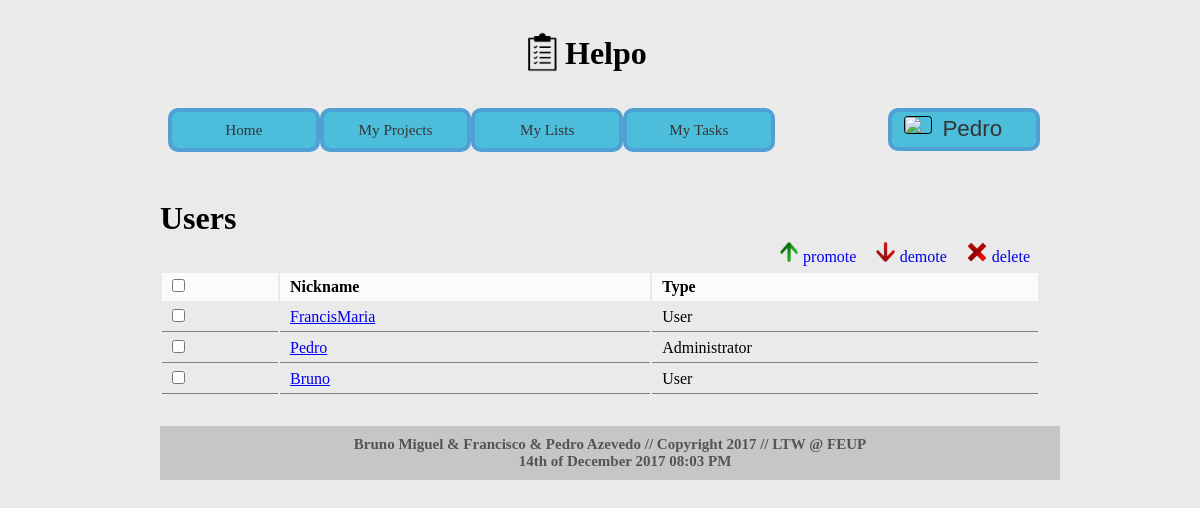
Page /users_page.php (signed in) on the committed database.
### tables this page shows
CREATE TABLE users (
	USER_ID  	INTEGER PRIMARY KEY AUTOINCREMENT,
	ROLE 		INTEGER,
	USERNAME 	VARCHAR(30) NOT NULL,
	PASSWORD 	VARCHAR(30) NOT NULL,
	EMAIL 		TEXT NOT NULL,
	FIRST_NAME	VARCHAR(30) NOT NULL,
	LAST_NAME 	VARCHAR(70) NOT NULL,
	BDAY		INTEGER NOT NULL,
	BMONTH		TEXT NOT NULL,
	BYEAR		INTEGER NOT NULL,
	IMG_NAME	TEXT
);

### database/db.php (called while the page is built, shortened)
<?php
    class Database {
        private $database;
        public function __construct($sqlite_file_path) {
            try {
                $this->base_path = $_SERVER['SERVER_NAME'] . $_SERVER['PHP_SELF'];
                $this->database = new PDO('sqlite:' . $sqlite_file_path);
                $this->database->setAttribute(PDO::ATTR_ERRMODE, PDO::ERRMODE_EXCEPTION);
            }
            catch (PDOException $e) {
                echo 'Connection to database failed: ' . $e->getMessage();
            }
        }
		public function get_users() {
			$statement = $this->database->prepare('SELECT * FROM users');
			$statement->execute();
			return $statement->fetchAll();
		  }
    }
?>

### templates/html_list_users.php (the view, shortened to what this page needs)
<form>
  <table class="list userslist" id="<? echo $users_section; ?>table">
    <tr>
      <td><input class="checkboxcontrol" type="checkbox"/></td>
      <td>Nickname</td>
      <td>Type</td>
    </tr><?
    foreach ($users_list as $user) {
      echo '<tr>';
      echo '<td><input id="' . $user['USER_ID'] . '" type="checkbox"/></td>';
      echo '<td><a href="profile_page.php?id=' . $user['USER_ID'] . '">' . $user['USERNAME'] . '</a></td>';
      echo '<td id="usertype">';
      switch ($user['ROLE']) {
        case 1:
          echo 'Administrator';
          break;
        case 3:
          echo 'User';
          break;
      }
      echo '</td>';
      echo '</tr>';
    }
?></table>
</form>

### css/profile_header.css (style rules this page uses)
* { margin: 0px; font-family: Trebuchet MS; }
body { margin: 2em 10em 3em 10em; background-color: #eaeaea; position: relative; }
.list { width: 100%; float: left; margin-top: 5px; }
.list tr td { padding: 5px 10px; }
.list tr:first-child td { font-weight: bold; background-color: rgba(255, 255, 255, 0.8); }
.list tr:not(:first-child) td { border-bottom: 1px gray solid; }

### rows in the picture
users: USERNAME "FrancisMaria", ROLE "User"
users: USERNAME "Pedro", ROLE "Administrator"
users: USERNAME "Bruno", ROLE "User"

### other values in the picture
$_SESSION['username'] "Pedro"
